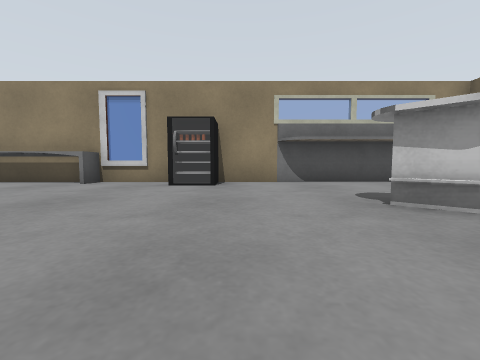
[1] (above)

12 first-person views from a walk through a robot-simulator world made for Gazebo. The camera is 0.5 m above the floor, tilts 4° down and sees 90° across. The floor is counted in squares, 1 m on a side. Each view is taken from the middle of a square. On the plan, view 1 faces up. The plan holds only what a view shows up to about 9 squares ahead; the rest is blank. Some surface patterns are stand-ins.

[2]
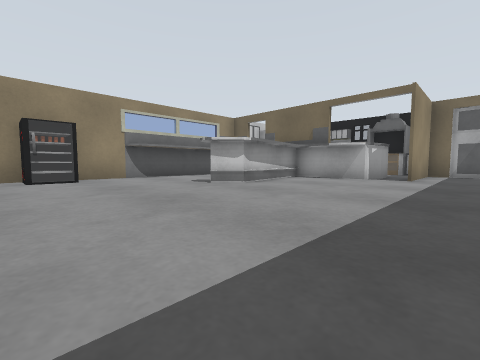

[3]
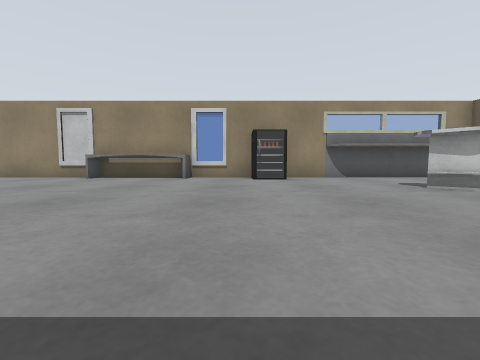

[4]
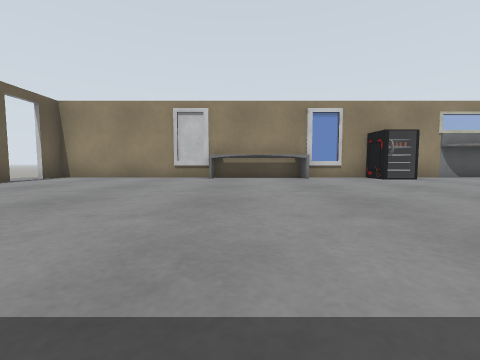

[5]
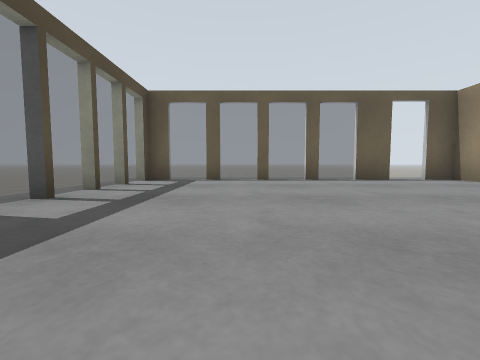

[6]
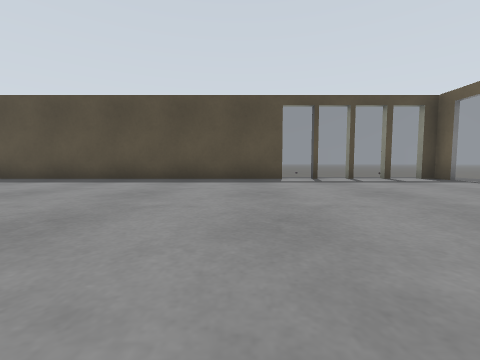

[7]
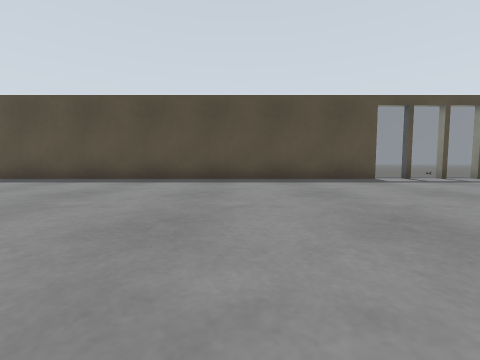

[8]
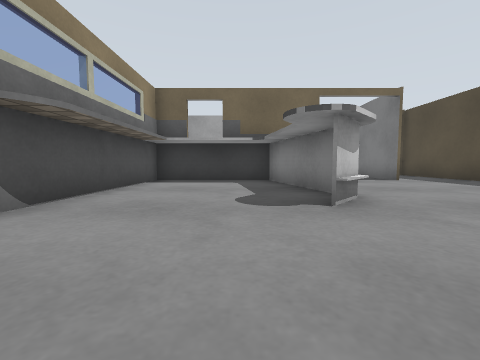

[9]
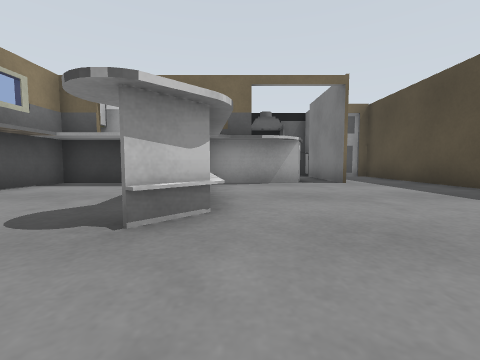

[10]
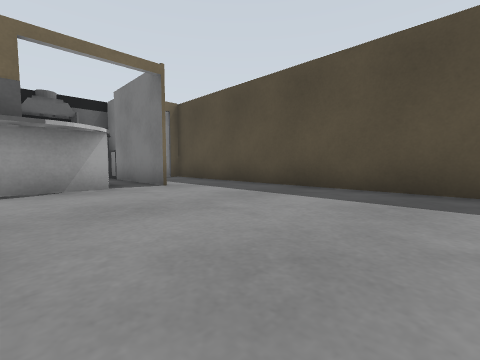

[11]
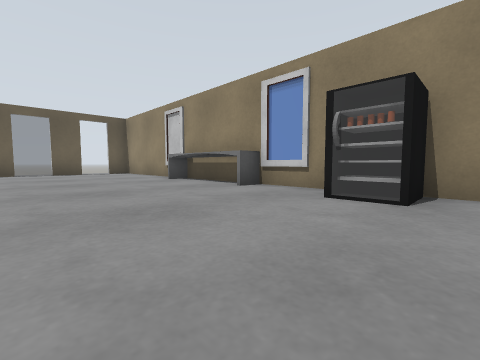

[12]
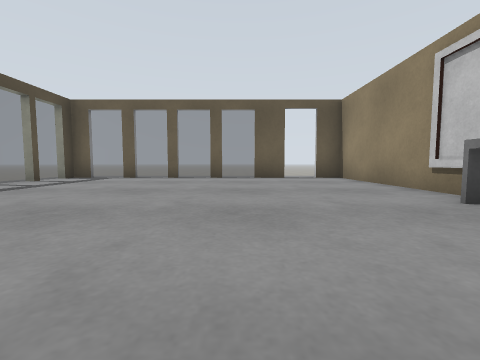

### Floor plan
Key: @ floor where view 1 was taken; # wall or solid block; . main floor; - floor 0.2 m lower than the main floor; = window, fence, low wall or low ledge.
Columns run from 14 left of view 1 to 10 right of it. Each row starts with its distance up from view 1.
  7   ######   =####
  6  .#....#####.#.########
  5  ............=.....####
  4 -.#................##
  3 -.=.............#####
  2 -.#.................#
  1 -.=.................##
  0 -.=...........@......####
 -1 -.#..................####
 -2 -.=....................#
 -3   #====#################
 -4   -----
 -5  ----
 -6  ---
 -7  --

Where each view was taken, in squares from view 1:
view 1: 0 up, 0 right, facing up
view 2: 2 down, 2 left, facing up-right
view 3: 2 down, 2 left, facing up
view 4: 2 down, 6 left, facing up
view 5: 0 up, 5 left, facing left
view 6: 5 up, 6 left, facing down
view 7: 5 up, 3 left, facing down
view 8: 4 up, 1 left, facing right
view 9: 2 up, 0 right, facing right
view 10: 2 up, 1 right, facing down-right
view 11: 2 up, 0 right, facing up-left
view 12: 3 up, 4 left, facing left
